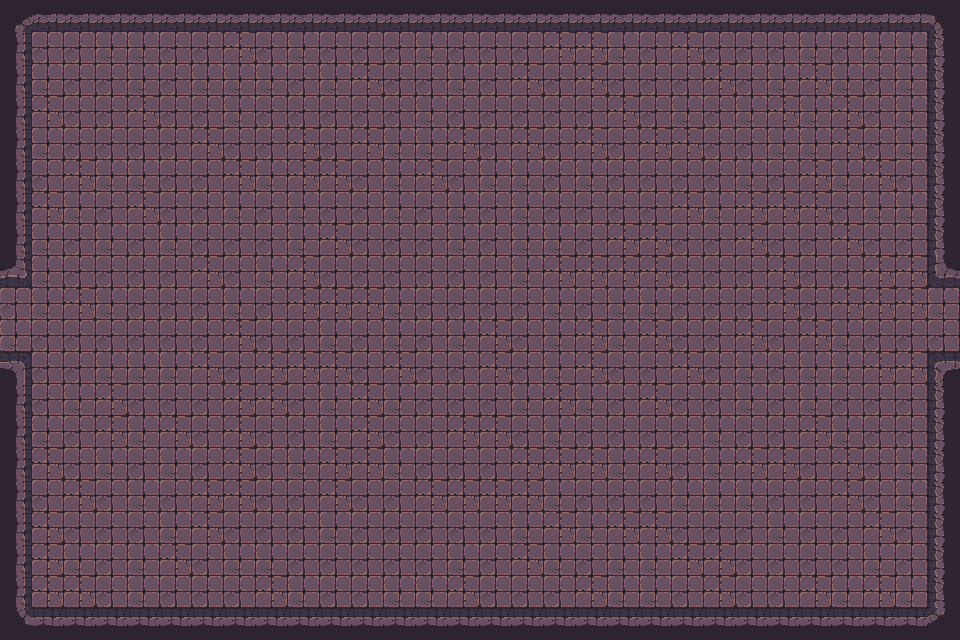

A level layout from a 2D game, rendered from its tile map. Below: a short description, then the map file with its tile-grid data intact:
An orthogonal 30x20 tile map with 32x32 px tiles, 1 tile layer (Tile layer 1), 2 tilesets and 57 objects.

<map version="1.10" tiledversion="1.11.2" orientation="orthogonal" renderorder="right-down" width="30" height="20" tilewidth="32" tileheight="32" infinite="0" nextlayerid="3" nextobjectid="1">
    <tileset firstgid="1" name="Town Tileset" tilewidth="32" tileheight="32" tilecount="64" columns="8">
        <image source="../../../tiles/World H Tileset.png" trans="ff00ff" width="256" height="256" />
        <tile id="4">
            <objectgroup draworder="index" id="2">
                <object id="1" x="0" y="0" width="32" height="32" />
            </objectgroup>
        </tile>
        <tile id="5">
            <objectgroup draworder="index" id="2">
                <object id="1" x="0" y="0" width="32" height="32" />
            </objectgroup>
        </tile>
        <tile id="6">
            <objectgroup draworder="index" id="2">
                <object id="1" x="0" y="0" width="32" height="32" />
            </objectgroup>
        </tile>
        <tile id="7">
            <objectgroup draworder="index" id="2">
                <object id="1" x="0" y="0" width="32" height="32" />
            </objectgroup>
        </tile>
        <tile id="8">
            <objectgroup draworder="index" id="2">
                <object id="1" x="0" y="0" width="32" height="32" />
            </objectgroup>
        </tile>
        <tile id="10">
            <objectgroup draworder="index" id="2">
                <object id="1" x="0" y="32" width="32" height="0" />
            </objectgroup>
        </tile>
        <tile id="11">
            <objectgroup draworder="index" id="2">
                <object id="1" x="0" y="32" width="32" height="0" />
                <object id="2" x="32" y="0" width="0" height="32" />
            </objectgroup>
        </tile>
        <tile id="12">
            <objectgroup draworder="index" id="2">
                <object id="1" x="32" y="0" width="0" height="32" />
            </objectgroup>
        </tile>
        <tile id="13">
            <objectgroup draworder="index" id="2">
                <object id="1" x="0" y="32" width="32" height="0" />
                <object id="2" x="0" y="32" width="32" height="0" />
                <object id="3" x="0" y="0" width="0" height="32" />
            </objectgroup>
        </tile>
        <tile id="14">
            <objectgroup draworder="index" id="2">
                <object id="1" x="0" y="0" width="0" height="32" />
            </objectgroup>
        </tile>
        <tile id="16">
            <objectgroup draworder="index" id="2">
                <object id="1" x="0" y="0" width="32" height="32" />
            </objectgroup>
        </tile>
        <tile id="24">
            <objectgroup draworder="index" id="2">
                <object id="1" x="0" y="0" width="32" height="32" />
            </objectgroup>
        </tile>
    </tileset>
    <tileset firstgid="65" name="Dungeon Crawler Tileset" tilewidth="32" tileheight="32" tilecount="100" columns="10">
        <image source="../../../tiles/Dungeon_Tile.png" trans="" width="320" height="320" />
        <tile id="2">
            <objectgroup draworder="index" id="2">
                <object id="1" x="0" y="0" width="32" height="32" />
            </objectgroup>
        </tile>
        <tile id="3">
            <objectgroup draworder="index" id="2">
                <object id="1" x="0" y="0" width="32" height="32" />
            </objectgroup>
        </tile>
        <tile id="4">
            <objectgroup draworder="index" id="2">
                <object id="1" x="0" y="0" width="32" height="32" />
            </objectgroup>
        </tile>
        <tile id="5">
            <objectgroup draworder="index" id="2">
                <object id="1" x="0" y="0" width="32" height="32" />
            </objectgroup>
        </tile>
        <tile id="6">
            <objectgroup draworder="index" id="2">
                <object id="1" x="0" y="0" width="32" height="32" />
            </objectgroup>
        </tile>
        <tile id="8">
            <objectgroup draworder="index" id="2">
                <object id="1" x="0" y="0" width="32" height="32" />
            </objectgroup>
        </tile>
        <tile id="12">
            <objectgroup draworder="index" id="2">
                <object id="1" x="0" y="0" width="32" height="32" />
            </objectgroup>
        </tile>
        <tile id="13">
            <objectgroup draworder="index" id="2">
                <object id="1" x="0" y="0" width="32" height="32" />
            </objectgroup>
        </tile>
        <tile id="14">
            <objectgroup draworder="index" id="2">
                <object id="1" x="0" y="0" width="32" height="32" />
            </objectgroup>
        </tile>
        <tile id="15">
            <objectgroup draworder="index" id="2">
                <object id="1" x="0" y="0" width="32" height="32" />
            </objectgroup>
        </tile>
        <tile id="16">
            <objectgroup draworder="index" id="2">
                <object id="1" x="0" y="0" width="32" height="32" />
            </objectgroup>
        </tile>
        <tile id="18">
            <objectgroup draworder="index" id="2">
                <object id="1" x="0" y="0" width="32" height="32" />
            </objectgroup>
        </tile>
        <tile id="22">
            <objectgroup draworder="index" id="2">
                <object id="1" x="0" y="0" width="32" height="32" />
            </objectgroup>
        </tile>
        <tile id="23">
            <objectgroup draworder="index" id="2">
                <object id="1" x="0" y="0" width="32" height="32" />
            </objectgroup>
        </tile>
        <tile id="24">
            <objectgroup draworder="index" id="2">
                <object id="1" x="0" y="0" width="32" height="32" />
            </objectgroup>
        </tile>
        <tile id="25">
            <objectgroup draworder="index" id="2">
                <object id="1" x="0" y="0" width="32" height="32" />
            </objectgroup>
        </tile>
        <tile id="26">
            <objectgroup draworder="index" id="2">
                <object id="1" x="0" y="0" width="32" height="32" />
            </objectgroup>
        </tile>
        <tile id="28">
            <objectgroup draworder="index" id="2">
                <object id="1" x="0" y="0" width="32" height="32" />
            </objectgroup>
        </tile>
        <tile id="32">
            <objectgroup draworder="index" id="2">
                <object id="1" x="0" y="0" width="32" height="32" />
            </objectgroup>
        </tile>
        <tile id="33">
            <objectgroup draworder="index" id="2">
                <object id="1" x="0" y="0" width="32" height="32" />
            </objectgroup>
        </tile>
        <tile id="34">
            <objectgroup draworder="index" id="2">
                <object id="1" x="0" y="0" width="32" height="32" />
            </objectgroup>
        </tile>
        <tile id="35">
            <objectgroup draworder="index" id="2">
                <object id="1" x="0" y="0" width="32" height="32" />
            </objectgroup>
        </tile>
        <tile id="36">
            <objectgroup draworder="index" id="2">
                <object id="1" x="0" y="0" width="32" height="32" />
            </objectgroup>
        </tile>
        <tile id="38">
            <objectgroup draworder="index" id="2">
                <object id="1" x="0" y="0" width="32" height="32" />
            </objectgroup>
        </tile>
        <tile id="42">
            <objectgroup draworder="index" id="2">
                <object id="1" x="0" y="0" width="32" height="32" />
            </objectgroup>
        </tile>
        <tile id="43">
            <objectgroup draworder="index" id="2">
                <object id="1" x="0" y="0" width="32" height="32" />
            </objectgroup>
        </tile>
        <tile id="44">
            <objectgroup draworder="index" id="2">
                <object id="1" x="0" y="0" width="32" height="32" />
            </objectgroup>
        </tile>
        <tile id="45">
            <objectgroup draworder="index" id="2">
                <object id="1" x="0" y="0" width="32" height="32" />
            </objectgroup>
        </tile>
        <tile id="46">
            <objectgroup draworder="index" id="2">
                <object id="1" x="0" y="0" width="32" height="32" />
            </objectgroup>
        </tile>
        <tile id="48">
            <objectgroup draworder="index" id="2">
                <object id="1" x="0" y="0" width="32" height="32" />
            </objectgroup>
        </tile>
        <tile id="52">
            <objectgroup draworder="index" id="2">
                <object id="1" x="0" y="0" width="32" height="32" />
            </objectgroup>
        </tile>
        <tile id="53">
            <objectgroup draworder="index" id="2">
                <object id="1" x="0" y="0" width="32" height="32" />
            </objectgroup>
        </tile>
        <tile id="54">
            <objectgroup draworder="index" id="2">
                <object id="1" x="0" y="0" width="32" height="32" />
            </objectgroup>
        </tile>
        <tile id="55">
            <objectgroup draworder="index" id="2">
                <object id="1" x="0" y="0" width="32" height="32" />
            </objectgroup>
        </tile>
        <tile id="56">
            <objectgroup draworder="index" id="2">
                <object id="1" x="0" y="0" width="32" height="32" />
            </objectgroup>
        </tile>
        <tile id="58">
            <objectgroup draworder="index" id="2">
                <object id="1" x="0" y="0" width="32" height="32" />
            </objectgroup>
        </tile>
        <tile id="62">
            <objectgroup draworder="index" id="2">
                <object id="1" x="0" y="0" width="32" height="32" />
            </objectgroup>
        </tile>
        <tile id="63">
            <objectgroup draworder="index" id="2">
                <object id="1" x="0" y="0" width="32" height="32" />
            </objectgroup>
        </tile>
        <tile id="64">
            <objectgroup draworder="index" id="2">
                <object id="1" x="0" y="0" width="32" height="32" />
            </objectgroup>
        </tile>
        <tile id="65">
            <objectgroup draworder="index" id="2">
                <object id="1" x="0" y="0" width="32" height="32" />
            </objectgroup>
        </tile>
        <tile id="66">
            <objectgroup draworder="index" id="2">
                <object id="1" x="0" y="0" width="32" height="32" />
            </objectgroup>
        </tile>
        <tile id="68">
            <objectgroup draworder="index" id="2">
                <object id="1" x="0" y="0" width="32" height="32" />
            </objectgroup>
        </tile>
    </tileset>
    <layer id="1" name="Tile layer 1" width="30" height="20">
        <data encoding="csv">
67,68,68,68,68,68,68,68,68,68,68,68,68,68,68,68,68,68,68,68,68,68,68,68,68,68,68,68,68,69,
77,75,75,66,66,75,75,65,75,66,75,75,75,66,75,75,75,65,65,66,75,65,75,75,75,66,75,66,66,79,
77,66,75,75,66,75,66,66,66,75,66,65,75,75,66,75,65,75,65,75,75,75,65,75,66,65,66,75,66,79,
77,65,75,75,65,75,75,66,75,75,75,75,75,66,75,75,75,75,75,65,75,66,75,66,65,66,65,75,66,79,
77,66,75,75,75,75,65,75,75,65,75,65,66,66,65,75,65,75,65,75,65,65,75,75,66,66,65,75,66,79,
77,75,65,66,66,75,75,65,66,65,65,75,66,65,75,66,66,75,66,75,75,75,75,66,75,65,66,65,75,79,
77,65,66,75,65,75,75,66,75,66,75,75,66,75,66,75,66,75,75,75,75,65,66,65,65,65,75,66,66,79,
77,66,75,66,75,66,75,75,75,66,65,75,75,75,66,75,66,66,75,65,65,75,75,65,75,75,65,75,75,79,
103,66,75,75,75,75,65,75,66,65,75,75,75,75,75,75,66,65,65,65,65,75,75,75,65,75,75,65,65,100,
75,66,65,66,75,75,75,66,75,65,65,65,66,75,75,75,75,66,75,66,66,75,75,75,65,75,65,65,65,66,
66,75,75,75,75,75,75,65,75,75,66,75,66,75,66,65,75,66,65,66,65,75,75,65,75,65,66,75,75,75,
73,75,75,66,66,66,65,75,65,65,65,75,65,75,75,65,75,66,65,75,75,65,75,66,75,66,66,65,65,70,
77,75,66,65,75,75,75,65,65,75,66,65,66,75,75,75,66,65,66,75,65,75,75,66,75,66,75,75,75,79,
77,66,75,65,66,65,75,65,75,75,66,65,75,75,65,65,75,66,75,75,75,75,66,75,75,65,66,75,75,79,
77,65,75,66,75,66,75,65,75,66,65,65,66,75,75,75,65,65,65,66,65,75,66,65,65,75,65,75,66,79,
77,75,65,75,66,75,65,65,75,75,65,75,75,65,65,65,65,66,75,75,75,66,66,66,75,75,65,75,66,79,
77,65,75,75,75,66,65,75,75,75,66,75,75,75,75,75,66,65,66,65,65,75,75,75,66,75,75,65,75,79,
77,65,66,75,66,65,75,66,66,75,75,75,75,75,66,75,65,66,75,66,66,65,65,75,75,75,75,66,75,79,
77,65,65,75,66,75,75,75,65,66,75,75,66,66,65,75,75,75,65,66,66,75,65,75,75,65,66,65,66,79,
87,88,88,88,88,88,88,88,88,88,88,88,88,88,88,88,88,88,88,88,88,88,88,88,88,88,88,88,88,89
        </data>
    </layer>
</map>
